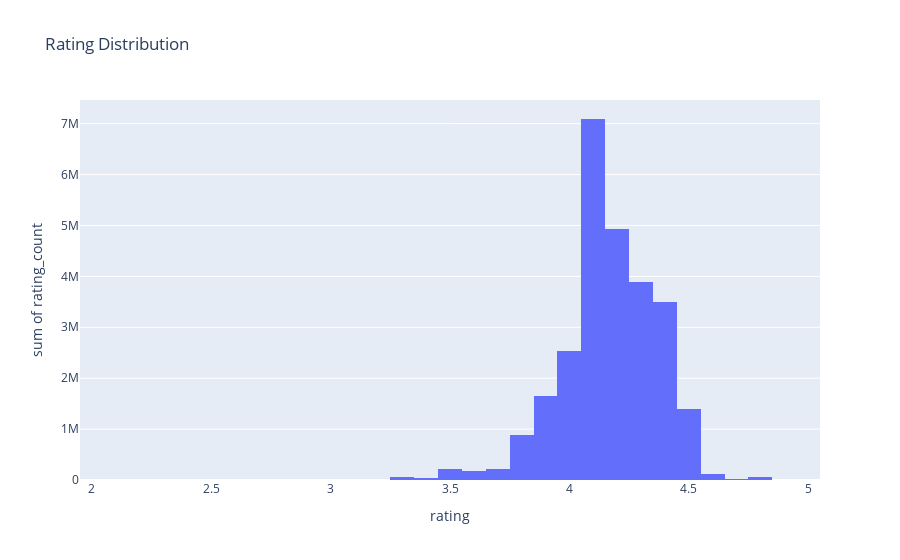

The notebook cell saved with this chart:
### Markdown cell above
# Data visualisation

### Code cell
fig=px.histogram(df, x='rating', y='rating_count', title='Rating Distribution')
fig.show()

### Figure 1 — Plotly figure (JSON) as saved in the notebook; plotly's stock layout.template omitted (floating-point values rounded to 4 significant figures; data arrays with more than 128 entries replaced by an {"elided": "..."} marker saying what was removed)
{"data": [{"alignmentgroup": "True", "bingroup": "x", "histfunc": "sum", "hovertemplate": "rating=%{x}<br>sum of rating_count=%{y}<extra></extra>", "legendgroup": "", "marker": {"color": "#636efa", "pattern": {"shape": ""}}, "name": "", "offsetgroup": "", "orientation": "v", "showlegend": false, "type": "histogram", "x": {"elided": "1465 float values"}, "xaxis": "x", "y": {"elided": "1465 int values"}, "yaxis": "y"}], "layout": {"barmode": "relative", "legend": {"tracegroupgap": 0}, "title": {"text": "Rating Distribution"}, "xaxis": {"anchor": "y", "domain": [0, 1], "title": {"text": "rating"}}, "yaxis": {"anchor": "x", "domain": [0, 1], "title": {"text": "sum of rating_count"}}}}
